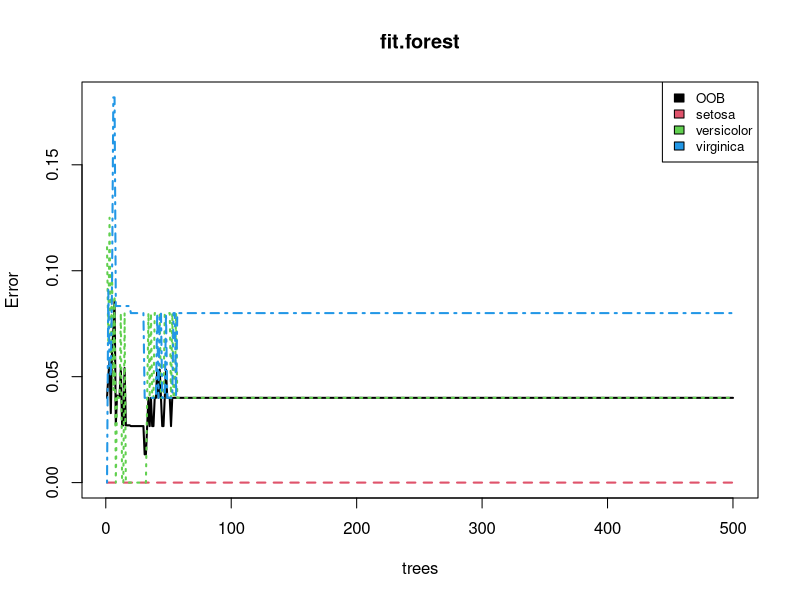
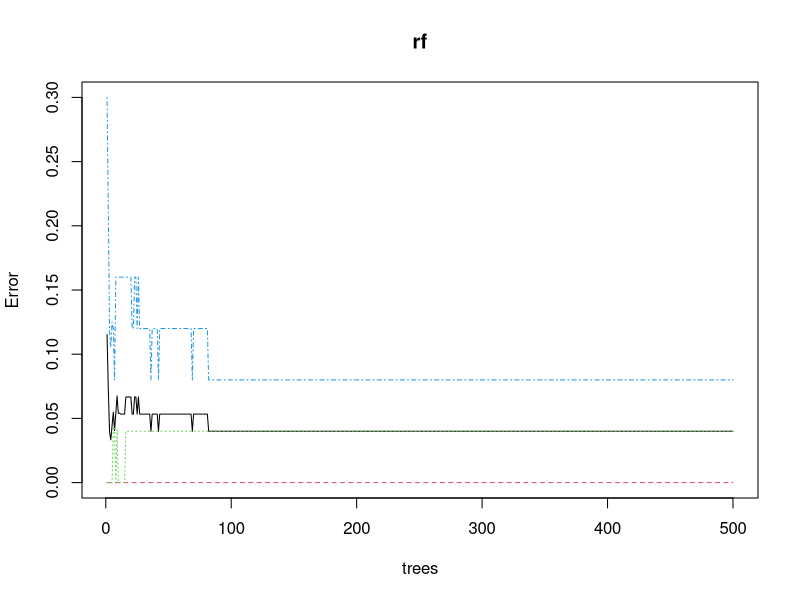
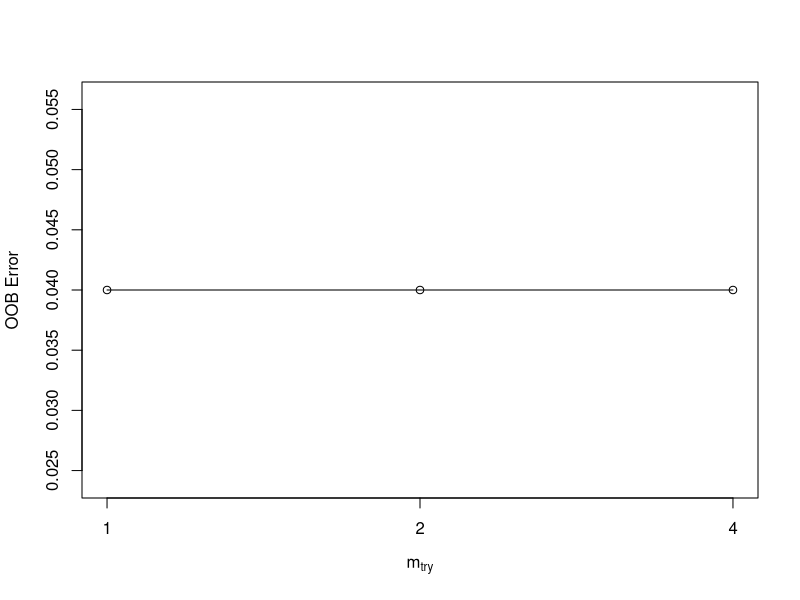
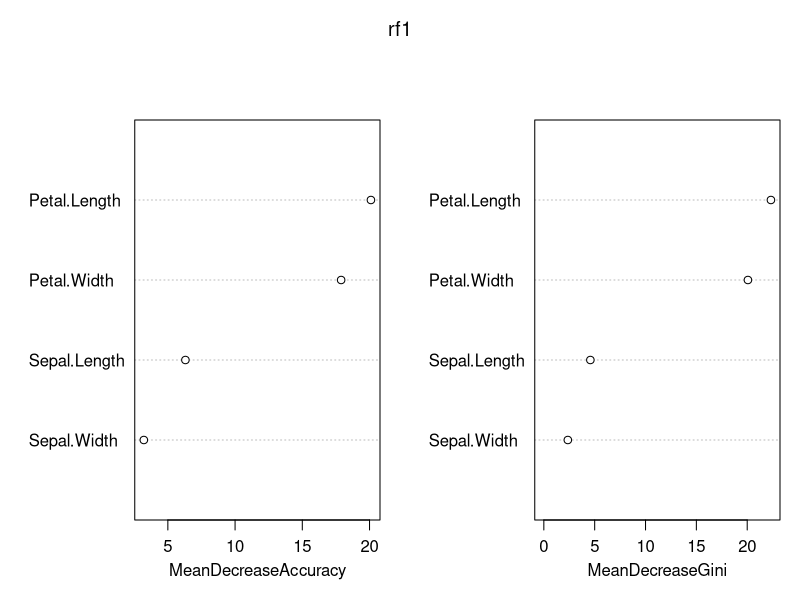

Source code (R) for these figures, in order:
# Using Random Forest
install.packages("randomForest")
library(randomForest)
data(iris)
View(iris)
head(iris)
# Splitting data into training and testing. As the species are in order 
# splitting the data based on species 
iris_setosa<-iris[iris$Species=="setosa",] # 50
iris_versicolor <- iris[iris$Species=="versicolor",] # 50
iris_virginica <- iris[iris$Species=="virginica",] # 50
iris_train <- rbind(iris_setosa[1:25,],iris_versicolor[1:25,],iris_virginica[1:25,])
iris_test <- rbind(iris_setosa[26:50,],iris_versicolor[26:50,],iris_virginica[26:50,])
rf <- randomForest(Species~., data=iris_train)
rf  # Description of the random forest with no of trees, mtry = no of variables for splitting
attributes(rf)
# Building a random forest model on training data 
fit.forest <- randomForest(Species~.,data=iris_train, na.action=na.roughfix,importance=TRUE)
# Training accuracy 
mean(iris_train$Species==predict(fit.forest,iris_train)) # 100% accuracy 

# Prediction of train data
pred_train <- predict(fit.forest,iris_train)
head(pred_train)
library(caret)

# Confusion Matrix
confusionMatrix(iris_train$Species, pred_train)

# Predicting test data 
pred_test <- predict(fit.forest,newdata=iris_test)
mean(pred_test==iris_test$Species) # Accuracy = 94.6 % 

# Confusion Matrix 
confusionMatrix(iris_test$Species, pred_test)
# Visualization 
plot(fit.forest,lwd=2)
legend("topright", colnames(fit.forest$err.rate),col=1:4,cex=0.8,fill=1:4)
plot(rf)
# Tune Random Forest Model mtry 
tune <- tuneRF(iris_train[,-5], iris_train[,5], stepFactor = 0.5, plot = TRUE, ntreeTry = 300,
               trace = TRUE, improve = 0.05)
rf1 <- randomForest(Species~., data=iris_train, ntree = 140, mtry = 2, importance = TRUE,
                    proximity = TRUE)
rf1
pred1 <- predict(rf1, iris_train)
confusionMatrix(pred1, iris_train$Species) 
# test data prediction using the Tuned RF1 model
pred2 <- predict(rf1, iris_test)
confusionMatrix(pred2, iris_test$Species) 
# Variable Importance :

varImpPlot(rf1)
# Quantitative values 
importance(rf1)
